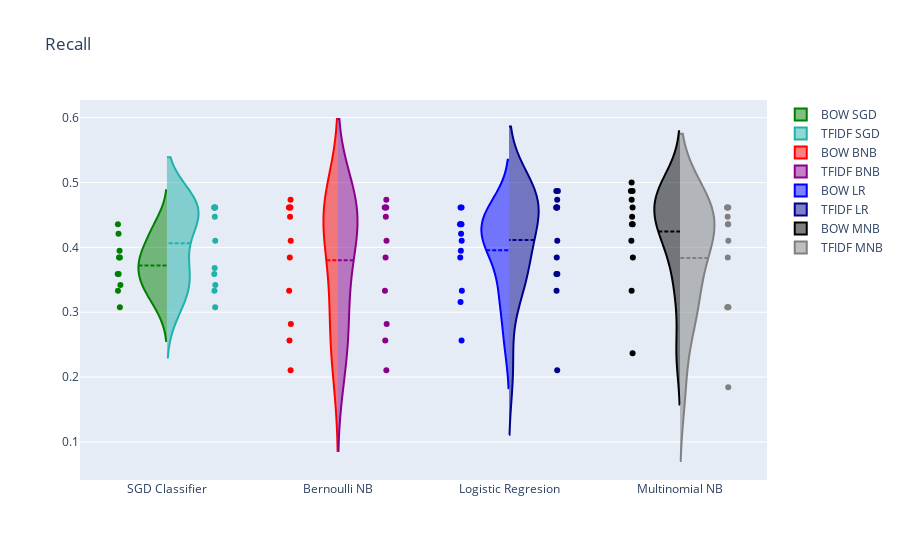

Notebook source saved alongside this figure:
### Code cell
dataframe_metrics_q1(recall_BOW_SGD, recall_TFIDF_SGD, recall_BOW_BNB, recall_TFIDF_BNB, recall_BOW_LR, recall_TFIDF_LR,
                 recall_BOW_MNB, recall_TFIDF_MNB, "Recall")

### Figure 1 — Plotly figure (JSON) as saved in the notebook; plotly's stock layout.template omitted (floating-point values rounded to 4 significant figures)
{"data": [{"jitter": 0.05, "line": {"color": "green"}, "meanline": {"visible": true}, "name": "BOW SGD", "pointpos": -1.4, "points": "all", "scalegroup": "BOW", "scalemode": "count", "side": "negative", "type": "violin", "x0": "SGD Classifier", "y": [0.359, 0.3846, 0.3077, 0.3333, 0.3846, 0.359, 0.4359, 0.3947, 0.4211, 0.3421]}, {"jitter": 0.05, "line": {"color": "lightseagreen"}, "meanline": {"visible": true}, "name": "TFIDF SGD", "pointpos": 1.4, "points": "all", "scalegroup": "TFIDF", "scalemode": "count", "side": "positive", "type": "violin", "x0": "SGD Classifier", "y": [0.4615, 0.4615, 0.3333, 0.3077, 0.4615, 0.4103, 0.359, 0.4615, 0.4615, 0.3684, 0.4474, 0.3421]}, {"jitter": 0.05, "line": {"color": "red"}, "meanline": {"visible": true}, "name": "BOW BNB", "pointpos": -1.4, "points": "all", "scalegroup": "BOW", "scalemode": "count", "side": "negative", "type": "violin", "x0": "Bernoulli NB", "y": [0.4615, 0.4615, 0.2564, 0.2821, 0.4615, 0.3846, 0.3333, 0.4103, 0.4737, 0.4474, 0.2105]}, {"jitter": 0.05, "line": {"color": "darkmagenta"}, "meanline": {"visible": true}, "name": "TFIDF BNB", "pointpos": 1.4, "points": "all", "scalegroup": "TFIDF", "scalemode": "count", "side": "positive", "type": "violin", "x0": "Bernoulli NB", "y": [0.4615, 0.4615, 0.2564, 0.2821, 0.4615, 0.3846, 0.3333, 0.4103, 0.4737, 0.4474, 0.2105]}, {"jitter": 0.05, "line": {"color": "blue"}, "meanline": {"visible": true}, "name": "BOW LR", "pointpos": -1.4, "points": "all", "scalegroup": "BOW", "scalemode": "count", "side": "negative", "type": "violin", "x0": "Logistic Regresion", "y": [0.4615, 0.4103, 0.4615, 0.3333, 0.2564, 0.4359, 0.3846, 0.4359, 0.4359, 0.4211, 0.3947, 0.3158]}, {"jitter": 0.05, "line": {"color": "darkblue"}, "meanline": {"visible": true}, "name": "TFIDF LR", "pointpos": 1.4, "points": "all", "scalegroup": "TFIDF", "scalemode": "count", "side": "positive", "type": "violin", "x0": "Logistic Regresion", "y": [0.4872, 0.4615, 0.4615, 0.4615, 0.4615, 0.359, 0.3333, 0.3846, 0.359, 0.4103, 0.4872, 0.4737, 0.2105]}, {"jitter": 0.05, "line": {"color": "black"}, "meanline": {"visible": true}, "name": "BOW MNB", "pointpos": -1.4, "points": "all", "scalegroup": "BOW", "scalemode": "count", "side": "negative", "type": "violin", "x0": "Multinomial NB", "y": [0.4615, 0.3333, 0.4359, 0.4872, 0.3846, 0.4359, 0.4103, 0.4872, 0.4737, 0.4474, 0.5, 0.2368]}, {"jitter": 0.05, "line": {"color": "gray"}, "meanline": {"visible": true}, "name": "TFIDF MNB", "pointpos": 1.4, "points": "all", "scalemode": "count", "side": "positive", "type": "violin", "x0": "Multinomial NB", "y": [0.4615, 0.4615, 0.4615, 0.4359, 0.4359, 0.3077, 0.3077, 0.3846, 0.3077, 0.4103, 0.4474, 0.1842]}], "layout": {"title": {"text": "Recall"}, "violingap": 0, "violingroupgap": 0.6, "violinmode": "overlay"}}
